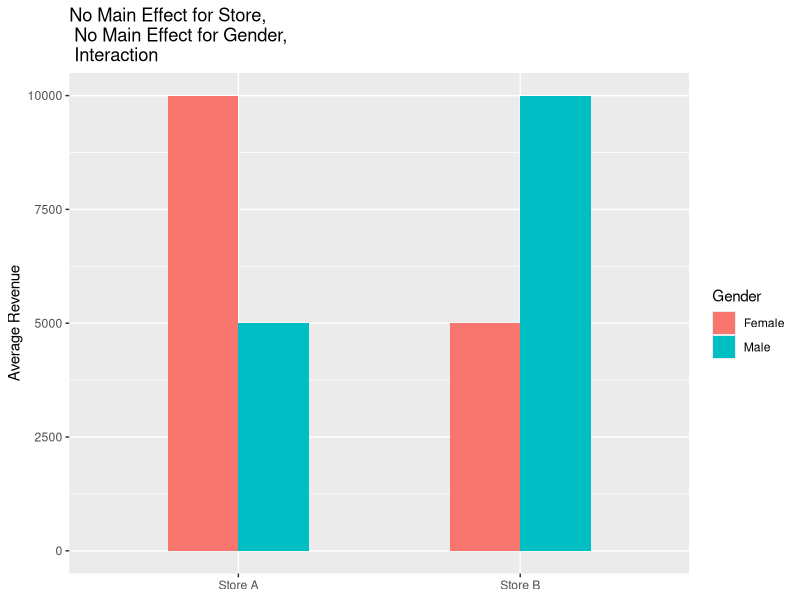

Write the R code that produced this figure.
library(ggplot2)

#No Main Effect A (Store), No Main Effect B (Gender), Interaction
Store <- rep(c("Store A", "Store B"), each = 100)
Gender <- rep(rep(c("Male", "Female"), each = 50),
	2)

StoreAMale <- rnorm(50, 5000, 10) # Creates 365 samples of occurences, with a mean of 5000.21 and standard deviation of 332
StoreAFemale <- rnorm(50, 10000, 10) # Creates 365 samples of occurences, with a mean of 1000.12 and standard deviation of 332
StoreBAMale <- rnorm(50, 10000, 10) # Creates 365 samples of occurences, with a mean of 5000.21 and standard deviation of 332
StoreBFemale <- rnorm(50, 5000, 10) # Creates 365 samples of occurences, with a mean of 1000.12 and standard deviation of 332

Revenue <- c(StoreAMale, StoreAFemale, StoreBAMale, StoreBFemale)

Sales <- data.frame(Store, Gender, Revenue)

NoMainA_NoMainB_Intplot <- ggplot(Sales, aes(Store, Revenue, label = Revenue, fill = Gender)) + 
	stat_summary(fun.y = "mean", geom = "bar", width = 0.5, position = "dodge") + #Computes the mean of each Store group to be plotted as a bar and adjust the width of each bar
	labs(title = "No Main Effect for Store, \n No Main Effect for Gender, \n Interaction ", #Adds a title for the plot
		x = NULL, y = "Average Revenue")

write.csv(Sales,
	file = "NoMainA_NoMainB_IntData.csv")

ggsave("NoMainA_NoMainB_IntPlot.jpeg",
	plot = NoMainA_NoMainB_Intplot)
